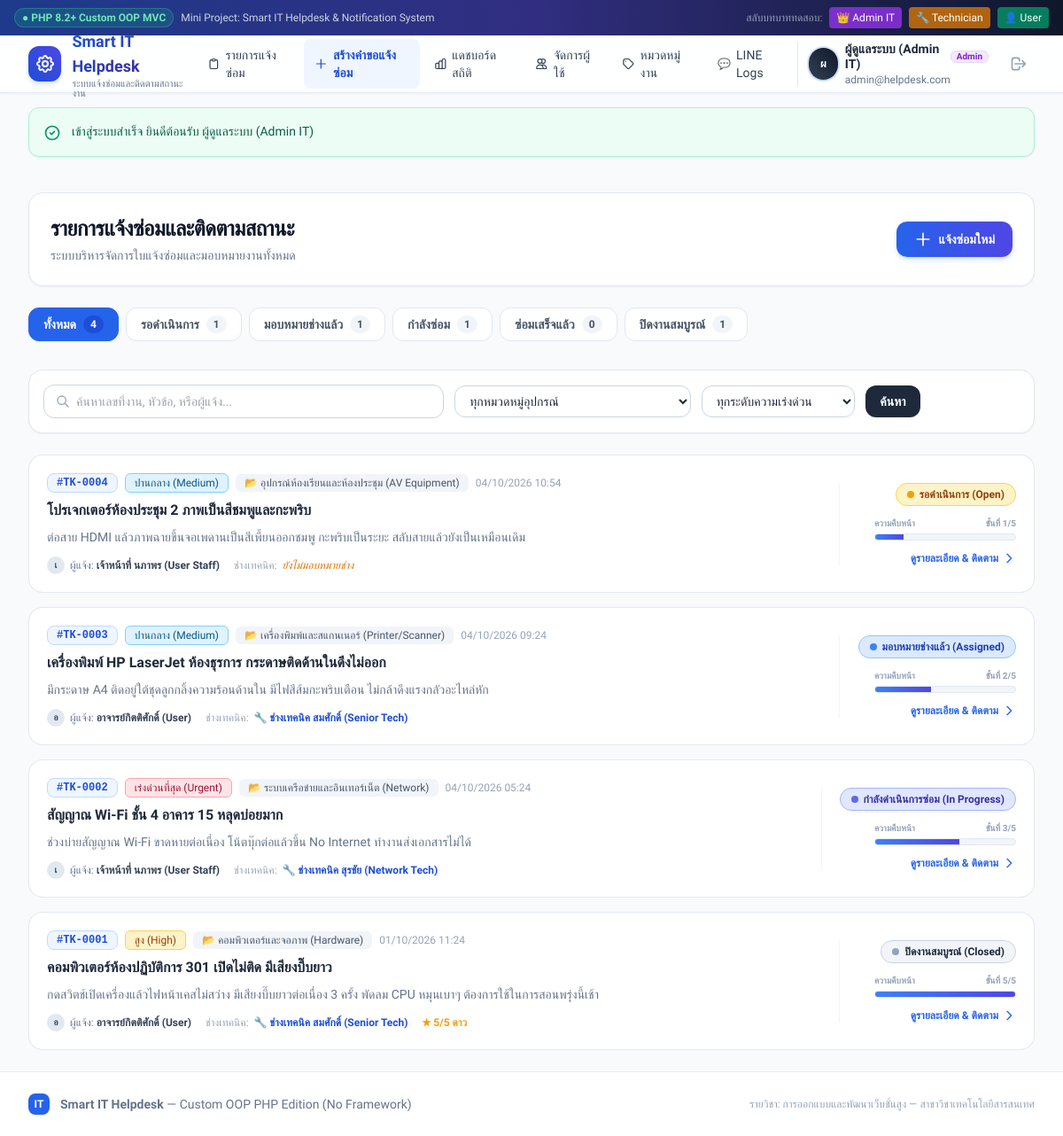
The page / (signed in) on the database its author committed.
### tables this page shows
CREATE TABLE `tickets` (
  `id` INT AUTO_INCREMENT PRIMARY KEY,
  `user_id` INT NOT NULL,
  `category_id` INT NOT NULL,
  `technician_id` INT NULL,
  `title` VARCHAR(200) NOT NULL,
  `description` TEXT NOT NULL,
  `status` ENUM('Open', 'Assigned', 'InProgress', 'Resolved', 'Closed') NOT NULL DEFAULT 'Open',
  `priority` ENUM('Low', 'Medium', 'High', 'Urgent') NOT NULL DEFAULT 'Medium',
  `created_at` DATETIME NOT NULL DEFAULT CURRENT_TIMESTAMP,
  `updated_at` DATETIME NULL DEFAULT CURRENT_TIMESTAMP ON UPDATE CURRENT_TIMESTAMP,
  `resolved_at` DATETIME NULL,
  `closed_at` DATETIME NULL,
  CONSTRAINT `fk_tickets_user` FOREIGN KEY (`user_id`) REFERENCES `users` (`id`) ON DELETE CASCADE,
  CONSTRAINT `fk_tickets_category` FOREIGN KEY (`category_id`) REFERENCES `categories` (`id`) ON DELETE RESTRICT,
  CONSTRAINT `fk_tickets_technician` FOREIGN KEY (`technician_id`) REFERENCES `users` (`id`) ON DELETE SET NULL
);

CREATE TABLE `categories` (
  `id` INT AUTO_INCREMENT PRIMARY KEY,
  `name` VARCHAR(100) NOT NULL,
  `description` TEXT NULL
);

CREATE TABLE `users` (
  `id` INT AUTO_INCREMENT PRIMARY KEY,
  `name` VARCHAR(100) NOT NULL,
  `email` VARCHAR(150) NOT NULL UNIQUE,
  `password_hash` VARCHAR(255) NOT NULL,
  `role` ENUM('user', 'technician', 'admin') NOT NULL DEFAULT 'user',
  `line_user_id` VARCHAR(100) NULL,
  `created_at` DATETIME NOT NULL DEFAULT CURRENT_TIMESTAMP
);

CREATE TABLE `ratings` (
  `id` INT AUTO_INCREMENT PRIMARY KEY,
  `ticket_id` INT NOT NULL UNIQUE,
  `score` INT NOT NULL CHECK (`score` BETWEEN 1 AND 5),
  `feedback` TEXT NULL,
  `created_at` DATETIME NOT NULL DEFAULT CURRENT_TIMESTAMP,
  CONSTRAINT `fk_ratings_ticket` FOREIGN KEY (`ticket_id`) REFERENCES `tickets` (`id`) ON DELETE CASCADE
);

### views/tickets/index.php (the view, shortened to what the rows shown need)
<div class="space-y-6">
  <div class="flex flex-col sm:flex-row sm:items-center justify-between gap-4 bg-white p-6 rounded-2xl border border-slate-200 shadow-sm">
    <div>
      <h1 class="text-2xl font-bold text-slate-900 tracking-tight">รายการแจ้งซ่อมและติดตามสถานะ</h1>
      <p class="text-sm text-slate-500 mt-1">
        <?php if ($currentUserRole === 'user'): ?>
          รายการคำขอแจ้งซ่อมอุปกรณ์ที่คุณส่งเรื่องเข้ามาในระบบ
        <?php elseif ($currentUserRole === 'technician'): ?>
          แดชบอร์ดติดตามและจัดการงานซ่อมของฝ่ายช่างเทคนิค
        <?php else: ?>
          ระบบบริหารจัดการใบแจ้งซ่อมและมอบหมายงานทั้งหมด
        <?php endif; ?>
      </p>
    </div>
    <div class="flex items-center gap-3">
      <a href="/tickets/create" class="inline-flex items-center gap-2 px-5 py-2.5 bg-gradient-to-r from-blue-600 to-indigo-600 hover:from-blue-700 hover:to-indigo-700 text-white font-semibold rounded-xl shadow-md shadow-blue-500/20 transition transform active:scale-95 text-sm">
        <svg class="w-5 h-5" fill="none" stroke="currentColor" viewBox="0 0 24 24"><path stroke-linecap="round" stroke-linejoin="round" stroke-width="2" d="M12 4v16m8-8H4"></path></svg>
        แจ้งซ่อมใหม่
      </a>
    </div>
  </div>
  <div class="flex overflow-x-auto custom-scrollbar gap-2 pb-2">
    <?php
      $tabs = [
        ['key' => '', 'label' => 'ทั้งหมด', 'count' => $statusCounts['total'] ?? 0],
        ['key' => 'Open', 'label' => 'รอดำเนินการ', 'count' => $statusCounts['Open'] ?? 0],
        ['key' => 'Assigned', 'label' => 'มอบหมายช่างแล้ว', 'count' => $statusCounts['Assigned'] ?? 0],
        ['key' => 'InProgress', 'label' => 'กำลังซ่อม', 'count' => $statusCounts['InProgress'] ?? 0],
        ['key' => 'Resolved', 'label' => 'ซ่อมเสร็จแล้ว', 'count' => $statusCounts['Resolved'] ?? 0],
        ['key' => 'Closed', 'label' => 'ปิดงานสมบูรณ์', 'count' => $statusCounts['Closed'] ?? 0],
      ];
    ?>
    <?php foreach ($tabs as $tab): ?>
      <?php $isActive = ($currentStatus ?? '') === $tab['key']; ?>
      <a href="/tickets?status=<?= urlencode($tab['key']) ?>&q=<?= urlencode($keyword ?? '') ?>&priority=<?= urlencode($currentPriority ?? '') ?>&category_id=<?= urlencode($currentCategory ?? '') ?>&scope=<?= urlencode($currentScope ?? 'all') ?>"
         class="px-4 py-2 rounded-xl text-sm font-semibold whitespace-nowrap transition flex items-center gap-2 border <?= $isActive ? 'bg-blue-600 text-white border-blue-600 shadow-sm' : 'bg-white text-slate-600 border-slate-200 hover:bg-slate-50' ?>">
        <span><?= e($tab['label']) ?></span>
        <span class="px-2 py-0.5 text-xs rounded-full <?= $isActive ? 'bg-blue-700 text-white' : 'bg-slate-100 text-slate-600' ?>">
          <?= $tab['count'] ?>
        </span>
      </a>
    <?php endforeach; ?>
  </div>
  <div class="bg-white p-4 rounded-2xl border border-slate-200 shadow-sm">
    <form action="/tickets" method="GET" class="grid grid-cols-1 sm:grid-cols-2 lg:grid-cols-12 gap-3 items-center">
      <div class="lg:col-span-5 relative">
        <div class="absolute inset-y-0 left-0 pl-3.5 flex items-center pointer-events-none text-slate-400">
        </div>
        <input type="text" name="q" value="<?= e($keyword ?? '') ?>" placeholder="ค้นหาเลขที่งาน, หัวข้อ, หรือผู้แจ้ง..."
               class="w-full pl-9 pr-4 py-2 border border-slate-300 rounded-xl text-sm focus:outline-none focus:ring-2 focus:ring-blue-500 focus:border-blue-500">
      </div>
      <div class="lg:col-span-3">
        <select name="category_id" class="w-full px-3 py-2 border border-slate-300 rounded-xl text-sm focus:outline-none focus:ring-2 focus:ring-blue-500 focus:border-blue-500 bg-white">
          <option value="">ทุกหมวดหมู่อุปกรณ์</option>
        </select>
      </div>
      <div class="lg:col-span-2">
        <select name="priority" class="w-full px-3 py-2 border border-slate-300 rounded-xl text-sm focus:outline-none focus:ring-2 focus:ring-blue-500 focus:border-blue-500 bg-white">
          <option value="">ทุกระดับความเร่งด่วน</option>
        </select>
      </div>
      <div class="<?= ($currentUserRole === 'technician') ? 'lg:col-span-12 flex justify-end gap-2' : 'lg:col-span-2 flex gap-2' ?>">
        <button type="submit" class="px-4 py-2 bg-slate-800 hover:bg-slate-900 text-white rounded-xl text-sm font-semibold transition">
          ค้นหา
        </button>
      </div>
    </form>
  </div>
  <?php if (empty($tickets)): ?>
    <div class="bg-white rounded-2xl border border-slate-200 p-12 text-center shadow-sm">
      <div class="w-16 h-16 mx-auto rounded-full bg-slate-100 flex items-center justify-center text-slate-400 mb-4">
        <svg class="w-8 h-8" fill="none" stroke="currentColor" viewBox="0 0 24 24"><path stroke-linecap="round" stroke-linejoin="round" stroke-width="2" d="M9.172 16.172a4 4 0 015.656 0M9 10h.01M15 10h.01M21 12a9 9 0 11-18 0 9 9 0 0118 0z"></path></svg>
      </div>
      <h3 class="text-base font-bold text-slate-800">ไม่พบรายการแจ้งซ่อม</h3>
      <p class="text-sm text-slate-500 mt-1">ยังไม่มีข้อมูลที่ตรงกับเงื่อนไขการค้นหาของคุณ หรือยังไม่มีการสร้างคำขอ</p>
      <div class="mt-6">
        <a href="/tickets/create" class="inline-flex items-center gap-2 px-4 py-2 bg-blue-600 hover:bg-blue-700 text-white text-sm font-semibold rounded-xl shadow transition">
          <svg class="w-4 h-4" fill="none" stroke="currentColor" viewBox="0 0 24 24"><path stroke-linecap="round" stroke-linejoin="round" stroke-width="2" d="M12 4v16m8-8H4"></path></svg>
          แจ้งซ่อมใหม่ทันที
        </a>
      </div>
    </div>
  <?php else: ?>
    <div class="grid grid-cols-1 gap-4">
      <?php foreach ($tickets as $ticket): ?>
        <?php
          $statusEnum = TicketStatus::tryFrom($ticket['status']) ?? TicketStatus::Open;
          $priorityEnum = TicketPriority::tryFrom($ticket['priority']) ?? TicketPriority::Medium;
          $step = $statusEnum->stepIndex();
        ?>
        <div class="bg-white rounded-2xl border border-slate-200/90 hover:border-blue-400 hover:shadow-md transition duration-200 p-5 group flex flex-col md:flex-row md:items-center justify-between gap-4">
          <div class="flex-1 space-y-2">
            <div class="flex flex-wrap items-center gap-2">
              <span class="font-mono text-xs font-bold text-blue-700 bg-blue-50 border border-blue-200 px-2.5 py-0.5 rounded-lg">
                #TK-<?= str_pad((string)$ticket['id'], 4, '0', STR_PAD_LEFT) ?>
              </span>
              <span class="text-xs font-medium px-2.5 py-0.5 rounded-md border <?= $priorityEnum->badgeClass() ?>">
                <?= $priorityEnum->label() ?>
              </span>
              <span class="text-xs font-medium text-slate-600 bg-slate-100 px-2.5 py-0.5 rounded-md">
                📂 <?= e($ticket['category_name']) ?>
              </span>
              <span class="text-xs text-slate-400">
                <?= date('d/m/Y H:i', strtotime($ticket['created_at'])) ?>
              </span>
            </div>
            <a href="/tickets/<?= $ticket['id'] ?>" class="block">
              <h2 class="text-base font-bold text-slate-800 group-hover:text-blue-600 transition">
                <?= e($ticket['title']) ?>
              </h2>
            </a>
            <p class="text-sm text-slate-500 line-clamp-1">
              <?= e($ticket['description']) ?>
            </p>
            <div class="flex flex-wrap items-center gap-4 text-xs text-slate-500 pt-1">
              <div class="flex items-center gap-1.5">
                <span class="w-5 h-5 rounded-full bg-slate-200 flex items-center justify-center text-[10px] font-bold text-slate-700">
                  <?= strtoupper(mb_substr($ticket['user_name'], 0, 1)) ?>
                </span>
                <span>ผู้แจ้ง: <strong class="text-slate-700"><?= e($ticket['user_name']) ?></strong></span>
              </div>
              <div class="flex items-center gap-1.5">
                <span class="text-slate-400">ช่างเทคนิค:</span>
                <?php if (!empty($ticket['technician_name'])): ?>
                  <span class="text-blue-700 font-semibold flex items-center gap-1">
                    🔧 <?= e($ticket['technician_name']) ?>
                  </span>
                <?php else: ?>
                  <span class="text-amber-600 font-medium italic">ยังไม่มอบหมายช่าง</span>
                <?php endif; ?>
              </div>
              <?php if (!empty($ticket['rating_score'])): ?>
                <div class="flex items-center gap-1 text-amber-500 font-bold">
                  ★ <?= $ticket['rating_score'] ?>/5 ดาว
                </div>
              <?php endif; ?>
            </div>
          </div>
          <div class="flex flex-col md:items-end justify-between gap-3 border-t md:border-t-0 md:border-l border-slate-100 pt-3 md:pt-0 md:pl-5 min-w-[200px]">
            <div>
              <span class="inline-flex items-center gap-1.5 px-3 py-1 rounded-full text-xs font-bold border <?= $statusEnum->badgeClass() ?>">
                <span class="w-2 h-2 rounded-full <?= $statusEnum->dotColor() ?> <?= ($statusEnum === TicketStatus::InProgress) ? 'animate-ping' : '' ?>"></span>
                <?= $statusEnum->label() ?>
              </span>
            </div>
            <div class="w-full max-w-[160px]">
              <div class="flex justify-between text-[10px] text-slate-400 mb-1 font-semibold">
                <span>ความคืบหน้า</span>
                <span>ขั้นที่ <?= $step ?>/5</span>
              </div>
              <div class="w-full bg-slate-100 rounded-full h-2 overflow-hidden border border-slate-200">
                <div class="h-full bg-gradient-to-r from-blue-500 to-indigo-600 transition-all duration-300" style="width: <?= ($step / 5) * 100 ?>%"></div>
              </div>
            </div>
            <a href="/tickets/<?= $ticket['id'] ?>" class="inline-flex items-center gap-1 text-xs font-bold text-blue-600 group-hover:text-blue-700 transition">
              ดูรายละเอียด & ติดตาม
              <svg class="w-4 h-4 transform group-hover:translate-x-0.5 transition" fill="none" stroke="currentColor" viewBox="0 0 24 24"><path stroke-linecap="round" stroke-linejoin="round" stroke-width="2" d="M9 5l7 7-7 7"></path></svg>
            </a>
          </div>
        </div>
      <?php endforeach; ?>
    </div>
  <?php endif; ?>
</div>

### src/Core/Router.php (shortened to what the rows shown need)
<?php
class Router
{
    private array $routes = [];
    private array $globalMiddleware = [];
    private function addRoute(string $method, string $path, array|callable $handler, array $middleware = []): self
    {
        $path = '/' . trim($path, '/');
        $pattern = preg_replace('/\{([a-zA-Z0-9_]+)\}/', '(?P<$1>[^/]+)', $path);
        $regex = '#^' . $pattern . '$#';
        $this->routes[] = [
            'method'     => $method,
            'path'       => $path,
            'regex'      => $regex,
            'handler'    => $handler,
            'middleware' => $middleware,
        ];
        return $this;
    }
    public function dispatch(): void
    {
        $request = new Request();
        $method = $request->getMethod();
        $uri = $request->getUri();
        foreach ($this->routes as $route) {
            if ($route['method'] !== $method) {
                continue;
            }
            if (preg_match($route['regex'], $uri, $matches)) {
                $params = [];
                $request->setRouteParams($params);
                $middlewares = array_merge($this->globalMiddleware, $route['middleware']);
                $handler = $route['handler'];
                $runner = $this->buildPipeline($middlewares, function (Request $req) use ($handler) {
                    return $this->executeHandler($handler, $req);
                });
                $runner($request);
                return;
            }
        }
    }
    private function buildPipeline(array $middlewares, Closure $destination): Closure
    {
        return array_reduce(
            array_reverse($middlewares),
            function ($next, $middleware) {
                return function (Request $request) use ($middleware, $next) {
                    if (is_string($middleware)) {
                        $middlewareInstance = new $middleware();
                    } else {
                        $middlewareInstance = $middleware;
                    }
                    if ($middlewareInstance instanceof MiddlewareInterface) {
                        return $middlewareInstance->handle($request, $next);
                    }
                    return $next($request);
                };
            },
            $destination
        );
    }
    private function executeHandler(array|callable $handler, Request $request): mixed
    {
        if (is_array($handler)) {
            [$class, $method] = $handler;
            $controller = new $class();
            return $controller->$method($request);
        }
        throw new \RuntimeException("Invalid route handler format");
    }
}

### rows shown on the page
tickets: id "0004", label "ปานกลาง (Medium)", category.name "อุปกรณ์ห้องเรียนและห้องประชุม (AV Equipment)", created_at "04/10/2026 10:54", title "โปรเจกเตอร์ห้องประชุม 2 ภาพเป็นสีชมพูและกะพริบ", description "ต่อสาย HDMI แล้วภาพฉายขึ้นจอเพดานเป็นสีเพี้ยนออกชมพู กะพริบเป็นระยะ สลับสายแล้วยังเป็นเหมือนเดิม", user.name "เ", user.name "เจ้าหน้าที่ นภาพร (User Staff)", shows "ยังไม่มอบหมายช่าง", label "รอดำเนินการ (Open)", step "1"
tickets: id "0003", label "ปานกลาง (Medium)", category.name "เครื่องพิมพ์และสแกนเนอร์ (Printer/Scanner)", created_at "04/10/2026 09:24", title "เครื่องพิมพ์ HP LaserJet ห้องธุรการ กระดาษติดด้านในดึงไม่ออก", description "มีกระดาษ A4 ติดอยู่ใต้ชุดลูกกลิ้งความร้อนด้านใน มีไฟสีส้มกะพริบเตือน ไม่กล้าดึงแรงกลัวอะไหล่หัก", user.name "อ", user.name "อาจารย์กิตติศักดิ์ (User)", technician.name "ช่างเทคนิค สมศักดิ์ (Senior Tech)", label "มอบหมายช่างแล้ว (Assigned)", step "2"
tickets: id "0002", label "เร่งด่วนที่สุด (Urgent)", category.name "ระบบเครือข่ายและอินเทอร์เน็ต (Network)", created_at "04/10/2026 05:24", title "สัญญาณ Wi-Fi ชั้น 4 อาคาร 15 หลุดบ่อยมาก", description "ช่วงบ่ายสัญญาณ Wi-Fi ขาดหายต่อเนื่อง โน้ตบุ๊กต่อแล้วขึ้น No Internet ทำงานส่งเอกสารไม่ได้", user.name "เ", user.name "เจ้าหน้าที่ นภาพร (User Staff)", technician.name "ช่างเทคนิค สุรชัย (Network Tech)", label "กำลังดำเนินการซ่อม (In Progress)", step "3"
tickets: id "0001", label "สูง (High)", category.name "คอมพิวเตอร์และจอภาพ (Hardware)", created_at "01/10/2026 11:24", title "คอมพิวเตอร์ห้องปฏิบัติการ 301 เปิดไม่ติด มีเสียงบี๊บยาว", description "กดสวิตช์เปิดเครื่องแล้วไฟหน้าเคสไม่สว่าง มีเสียงบี๊บยาวต่อเนื่อง 3 ครั้ง พัดลม CPU หมุนเบาๆ ต้องการใช้ในการสอนพรุ่งนี้เช้า", user.name "อ", user.name "อาจารย์กิตติศักดิ์ (User)", technician.name "ช่างเทคนิค สมศักดิ์ (Senior Tech)", ratings.score "5", label "ปิดงานสมบูรณ์ (Closed)", step "5"

### other values the page prints
$tab['label'] "ทั้งหมด"
$tab['count'] "4"
$tab['label'] "รอดำเนินการ"
$tab['count'] "1"
$tab['label'] "มอบหมายช่างแล้ว"
$tab['label'] "กำลังซ่อม"
$tab['label'] "ซ่อมเสร็จแล้ว"
$tab['count'] "0"
$tab['label'] "ปิดงานสมบูรณ์"
